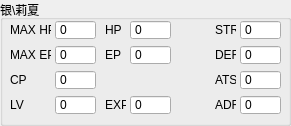
     <widget class="QGroupBox" name="groupBox_Rixia">
      <property name="enabled">
       <bool>true</bool>
      </property>
      <property name="geometry">
       <rect>
        <x>300</x>
        <y>265</y>
        <width>291</width>
        <height>126</height>
       </rect>
      </property>
      <property name="title">
       <string>银\莉夏</string>
      </property>
      <widget class="QLabel" name="label_69">
       <property name="enabled">
        <bool>true</bool>
       </property>
       <property name="geometry">
        <rect>
         <x>10</x>
         <y>20</y>
         <width>41</width>
         <height>20</height>
        </rect>
       </property>
       <property name="text">
        <string>MAX HP</string>
       </property>
      </widget>
      <widget class="QSpinBox" name="spinBox_Rixia_max_hp">
       <property name="enabled">
        <bool>true</bool>
       </property>
       <property name="geometry">
        <rect>
         <x>55</x>
         <y>20</y>
         <width>41</width>
         <height>20</height>
        </rect>
       </property>
       <property name="buttonSymbols">
        <enum>QAbstractSpinBox::NoButtons</enum>
       </property>
       <property name="maximum">
        <number>2147483647</number>
       </property>
       <property name="singleStep">
        <number>1</number>
       </property>
      </widget>
      <widget class="QLabel" name="label_70">
       <property name="enabled">
        <bool>true</bool>
       </property>
       <property name="geometry">
        <rect>
         <x>10</x>
         <y>45</y>
         <width>41</width>
         <height>20</height>
        </rect>
       </property>
       <property name="text">
        <string>MAX EP</string>
       </property>
      </widget>
      <widget class="QSpinBox" name="spinBox_Rixia_max_ep">
       <property name="enabled">
        <bool>true</bool>
       </property>
       <property name="geometry">
        <rect>
         <x>55</x>
         <y>45</y>
         <width>41</width>
         <height>20</height>
        </rect>
       </property>
       <property name="buttonSymbols">
        <enum>QAbstractSpinBox::NoButtons</enum>
       </property>
       <property name="maximum">
        <number>65535</number>
       </property>
      </widget>
      <widget class="QSpinBox" name="spinBox_Rixia_cp">
       <property name="enabled">
        <bool>true</bool>
       </property>
       <property name="geometry">
        <rect>
         <x>55</x>
         <y>70</y>
         <width>41</width>
         <height>20</height>
        </rect>
       </property>
       <property name="buttonSymbols">
        <enum>QAbstractSpinBox::NoButtons</enum>
       </property>
       <property name="maximum">
        <number>65535</number>
       </property>
      </widget>
      <widget class="QLabel" name="label_71">
       <property name="enabled">
        <bool>true</bool>
       </property>
       <property name="geometry">
        <rect>
         <x>10</x>
         <y>70</y>
         <width>41</width>
         <height>20</height>
        </rect>
       </property>
       <property name="text">
        <string>CP</string>
       </property>
       <property name="wordWrap">
        <bool>false</bool>
       </property>
      </widget>
      <widget class="QSpinBox" name="spinBox_Rixia_lv">
       <property name="enabled">
        <bool>true</bool>
       </property>
       <property name="geometry">
        <rect>
         <x>55</x>
         <y>95</y>
         <width>41</width>
         <height>20</height>
        </rect>
       </property>
       <property name="buttonSymbols">
        <enum>QAbstractSpinBox::NoButtons</enum>
       </property>
       <property name="maximum">
        <number>65535</number>
       </property>
      </widget>
      <widget class="QSpinBox" name="spinBox_Rixia_hp">
       <property name="enabled">
        <bool>true</bool>
       </property>
       <property name="geometry">
        <rect>
         <x>130</x>
         <y>20</y>
         <width>41</width>
         <height>20</height>
        </rect>
       </property>
       <property name="buttonSymbols">
        <enum>QAbstractSpinBox::NoButtons</enum>
       </property>
       <property name="maximum">
        <number>2147483647</number>
       </property>
       <property name="singleStep">
        <number>1</number>
       </property>
      </widget>
      <widget class="QLabel" name="label_72">
       <property name="enabled">
        <bool>true</bool>
       </property>
       <property name="geometry">
        <rect>
         <x>105</x>
         <y>20</y>
         <width>21</width>
         <height>20</height>
        </rect>
       </property>
       <property name="text">
        <string>HP</string>
       </property>
      </widget>
      <widget class="QSpinBox" name="spinBox_Rixia_exp">
       <property name="enabled">
        <bool>true</bool>
       </property>
       <property name="geometry">
        <rect>
         <x>130</x>
         <y>95</y>
         <width>41</width>
         <height>20</height>
        </rect>
       </property>
       <property name="buttonSymbols">
        <enum>QAbstractSpinBox::NoButtons</enum>
       </property>
       <property name="maximum">
        <number>2147483647</number>
       </property>
       <property name="singleStep">
        <number>1</number>
       </property>
      </widget>
      <widget class="QSpinBox" name="spinBox_Rixia_ep">
       <property name="enabled">
        <bool>true</bool>
       </property>
       <property name="geometry">
        <rect>
         <x>130</x>
         <y>45</y>
         <width>41</width>
         <height>20</height>
        </rect>
       </property>
       <property name="buttonSymbols">
        <enum>QAbstractSpinBox::NoButtons</enum>
       </property>
       <property name="maximum">
        <number>65535</number>
       </property>
      </widget>
      <widget class="QLabel" name="label_73">
       <property name="enabled">
        <bool>true</bool>
       </property>
       <property name="geometry">
        <rect>
         <x>105</x>
         <y>95</y>
         <width>21</width>
         <height>20</height>
        </rect>
       </property>
       <property name="text">
        <string>EXP</string>
       </property>
      </widget>
      <widget class="QLabel" name="label_74">
       <property name="enabled">
        <bool>true</bool>
       </property>
       <property name="geometry">
        <rect>
         <x>105</x>
         <y>45</y>
         <width>21</width>
         <height>20</height>
        </rect>
       </property>
       <property name="text">
        <string>EP</string>
       </property>
      </widget>
      <widget class="QLabel" name="label_75">
       <property name="enabled">
        <bool>true</bool>
       </property>
       <property name="geometry">
        <rect>
         <x>215</x>
         <y>45</y>
         <width>21</width>
         <height>20</height>
        </rect>
       </property>
       <property name="text">
        <string>DEF</string>
       </property>
      </widget>
      <widget class="QSpinBox" name="spinBox_Rixia_str">
       <property name="enabled">
        <bool>true</bool>
       </property>
       <property name="geometry">
        <rect>
         <x>240</x>
         <y>20</y>
         <width>41</width>
         <height>20</height>
        </rect>
       </property>
       <property name="buttonSymbols">
        <enum>QAbstractSpinBox::NoButtons</enum>
       </property>
       <property name="maximum">
        <number>65535</number>
       </property>
      </widget>
      <widget class="QSpinBox" name="spinBox_Rixia_def">
       <property name="enabled">
        <bool>true</bool>
       </property>
       <property name="geometry">
        <rect>
         <x>240</x>
         <y>45</y>
         <width>41</width>
         <height>20</height>
        </rect>
       </property>
       <property name="buttonSymbols">
        <enum>QAbstractSpinBox::NoButtons</enum>
       </property>
       <property name="maximum">
        <number>65535</number>
       </property>
      </widget>
      <widget class="QLabel" name="label_76">
       <property name="enabled">
        <bool>true</bool>
       </property>
       <property name="geometry">
        <rect>
         <x>215</x>
         <y>20</y>
         <width>21</width>
         <height>20</height>
        </rect>
       </property>
       <property name="text">
        <string>STR</string>
       </property>
      </widget>
      <widget class="QLabel" name="label_77">
       <property name="enabled">
        <bool>true</bool>
       </property>
       <property name="geometry">
        <rect>
         <x>10</x>
         <y>95</y>
         <width>41</width>
         <height>20</height>
        </rect>
       </property>
       <property name="text">
        <string>LV</string>
       </property>
       <property name="wordWrap">
        <bool>false</bool>
       </property>
      </widget>
      <widget class="QLabel" name="label_78">
       <property name="enabled">
        <bool>true</bool>
       </property>
       <property name="geometry">
        <rect>
         <x>215</x>
         <y>95</y>
         <width>21</width>
         <height>20</height>
        </rect>
       </property>
       <property name="text">
        <string>ADF</string>
       </property>
      </widget>
      <widget class="QSpinBox" name="spinBox_Rixia_ats">
       <property name="enabled">
        <bool>true</bool>
       </property>
       <property name="geometry">
        <rect>
         <x>240</x>
         <y>70</y>
         <width>41</width>
         <height>20</height>
        </rect>
       </property>
       <property name="buttonSymbols">
        <enum>QAbstractSpinBox::NoButtons</enum>
       </property>
       <property name="maximum">
        <number>65535</number>
       </property>
      </widget>
      <widget class="QSpinBox" name="spinBox_Rixia_adf">
       <property name="enabled">
        <bool>true</bool>
       </property>
       <property name="geometry">
        <rect>
         <x>240</x>
         <y>95</y>
         <width>41</width>
         <height>20</height>
        </rect>
       </property>
       <property name="buttonSymbols">
        <enum>QAbstractSpinBox::NoButtons</enum>
       </property>
       <property name="maximum">
        <number>65535</number>
       </property>
      </widget>
      <widget class="QLabel" name="label_79">
       <property name="enabled">
        <bool>true</bool>
       </property>
       <property name="geometry">
        <rect>
         <x>215</x>
         <y>70</y>
         <width>21</width>
         <height>20</height>
        </rect>
       </property>
       <property name="text">
        <string>ATS</string>
       </property>
      </widget>
     </widget>
